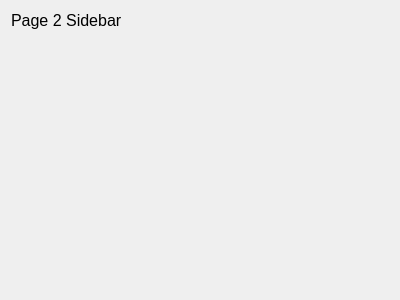
<?xml version="1.0" encoding="UTF-8"?>
<ui version="4.0">
 <class>Form</class>
 <widget class="QWidget" name="Form">
  <property name="geometry">
   <rect>
    <x>0</x>
    <y>0</y>
    <width>400</width>
    <height>300</height>
   </rect>
  </property>
  <property name="windowTitle">
   <string>Form</string>
  </property>
  <layout class="QVBoxLayout" name="verticalLayout">
   <item>
    <widget class="QLabel" name="title">
     <property name="sizePolicy">
      <sizepolicy hsizetype="Fixed" vsizetype="Fixed">
       <horstretch>0</horstretch>
       <verstretch>0</verstretch>
      </sizepolicy>
     </property>
     <property name="font">
      <font>
       <pointsize>12</pointsize>
      </font>
     </property>
     <property name="text">
      <string>Page 2 Sidebar</string>
     </property>
    </widget>
   </item>
   <item>
    <spacer name="verticalSpacer">
     <property name="orientation">
      <enum>Qt::Vertical</enum>
     </property>
     <property name="sizeType">
      <enum>QSizePolicy::Fixed</enum>
     </property>
     <property name="sizeHint" stdset="0">
      <size>
       <width>20</width>
       <height>5</height>
      </size>
     </property>
    </spacer>
   </item>
   <item>
    <widget class="QWidget" name="widget" native="true"/>
   </item>
  </layout>
 </widget>
 <resources/>
 <connections/>
</ui>
